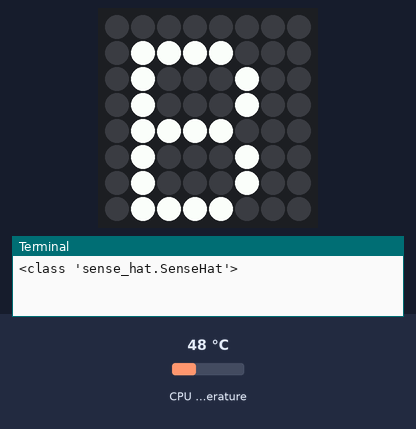
Bench run of a program on a simulated Raspberry Pi (BCM pin numbers) with a Sense HAT. Parts: the Sense HAT's 8×8 RGB LED matrix, the last lines printed to the terminal. The inputs (shaded band) are chosen by the test bench; at power-on: CPU temperature 48 °C. Dim RGB values are drawn brighter than linear; random numbers come from a fixed seed.

Above: at 0.1 s.
At 4.1 s:
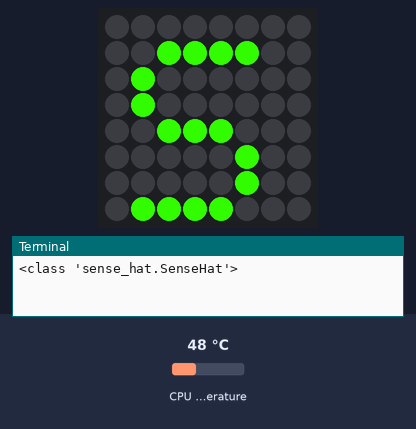
At 16.1 s:
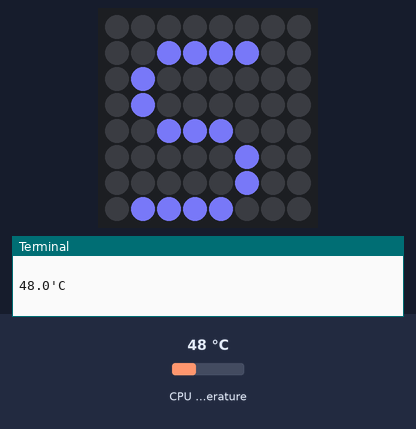
At 22.1 s:
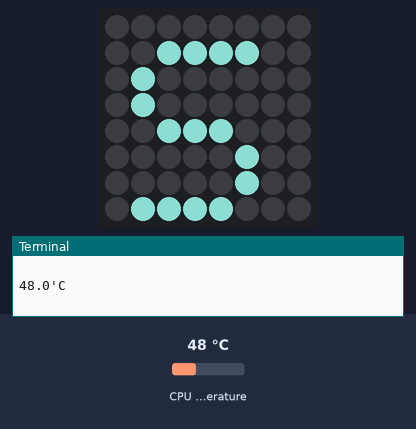
At 28.2 s:
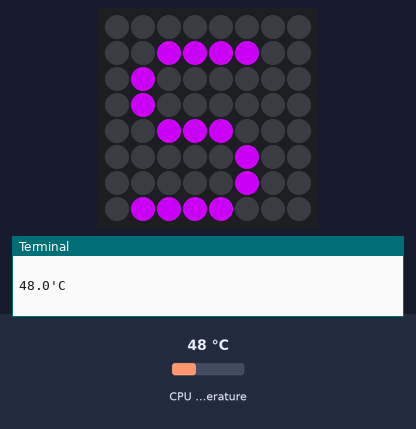
At 34.2 s:
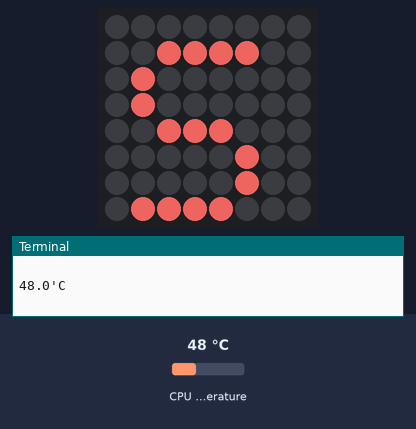

The program:

main.py
```python
from sense_hat import SenseHat
from time import sleep
from random import randint
import os

def measure_temp():
        temp = os.popen("vcgencmd measure_temp").readline()
        return (temp.replace("temp=",""))

sense = SenseHat()

print type(sense)
green = (0,255,0)
yellow=(255,255,0)
blue=(0,0,255)
red=(255,0,0)
white=(255,255,255)
nothing=(0,0,0)
pink=(255,105,180)

def pick_random_colour():
  random_red = randint(0, 255)
  random_green = randint(0, 255)
  random_blue = randint(0, 255)
  return (random_red, random_green, random_blue)

sense.clear()
while True:
    sense.show_letter("B")
    sleep(1)
    sense.show_letter("O",text_colour=pick_random_colour())
    sleep(1)
    sense.show_letter("R",text_colour=pick_random_colour())
    sleep(1)
    sense.show_letter("I",text_colour=pick_random_colour())
    sleep(1)
    sense.show_letter("S",text_colour=pick_random_colour())
    sleep(1)
    print(measure_temp())
    sleep(1)
```

Measured:
- what the display in image 1 shows lasts 2.0 s, from 4.0 s to 6.0 s
